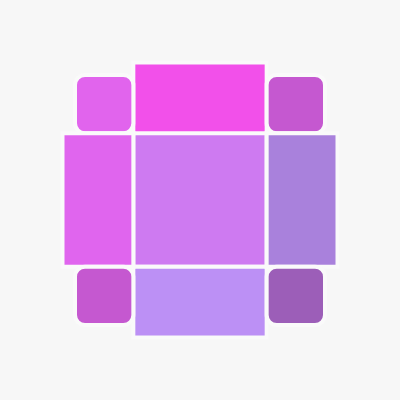
Frame 1 (no input)
Frame 60 (no input): identical to frame 1, image omitted
Frame 120 (the mouse pressed at the canvas centre since frame 60): identical to frame 1, image omitted

The p5.js sketch that drew this single still picture (run headless with seeded random() and noise() and a simulated clock; from frame 60 on, the mouse is pressed at the canvas centre):

// p5.js sketch
// ── sketch.js
let height = 400;
let weight = 400;

function setup() {
  createCanvas(400, 400);
}

function draw() {
  colorMode(RGB);
  let lineOffshoot = 50;
  background(247);
  strokeWeight(4);
  stroke(color(250,250,250));
  
  //Rectangles
   let pink = color(242, 80, 234);
  let purple = color(188, 144, 245);
  let darkPurple = color(129, 99, 168);
  let lerpA = lerpColor(pink, purple, .66);
  //Center (Top-Bot)
 
  fill(pink);
  rect(width/3, 0+1.25*lineOffshoot, 
       width/3, 
       height/3);
  fill(lerpA);
  rect(width/3, height/3, width/3, height/3);
  //strokeWeight(3);
  //fill(lerpColor(color(251, 255, 143), pink, 0.3));
  //circle(width/2, height/2, 10);
  strokeWeight(4);
  fill(purple);
  rect(width/3, 2*height/3, 
       width/3,
       height/3-1.25*lineOffshoot);
  
  //Left (Top-Bot)
  fill(lerpColor(pink, purple, 0.31));
  rect(0+1.5*lineOffshoot, 0 + 1.5*lineOffshoot,
       width/3 - 1.5 * lineOffshoot, 
       height/3 - 1.5 * lineOffshoot,
       10);
  fill(lerpColor(pink, purple, 0.33));
  rect(0+1.25*lineOffshoot, height/3, 
       width/3 - 1.25*lineOffshoot, 
       height/3);
  fill(lerpColor(pink, darkPurple, 0.4));
  rect(0+1.5*lineOffshoot, 2*height/3, 
       width/3 - 1.5 * lineOffshoot, 
       height/3 - 1.5 * lineOffshoot,
       10);
  
  //Right (Top-Bot)
  fill(lerpColor(pink, darkPurple, 0.4));
  rect(2*width/3, 0 + 1.5*lineOffshoot,
       width/3 - 1.5 * lineOffshoot, 
       height/3 - 1.5 * lineOffshoot,
       10);
  fill(lerpColor(purple, darkPurple, 0.33));
  rect(2*width/3, height/3, 
       width/3 -1.25*lineOffshoot, 
       height/3);
  fill(lerpColor(pink, darkPurple, 0.76));
  rect(2*width/3, 2*height/3, 
       width/3 - 1.5 * lineOffshoot, 
       height/3 - 1.5 * lineOffshoot,
       10);
}
